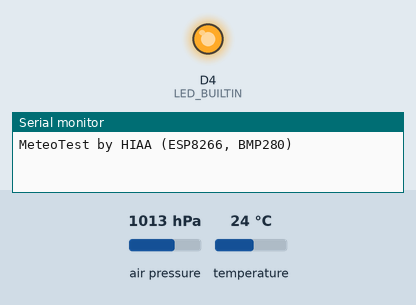
A sketch run on a simulated ESP8266 (NodeMCU). Parts: output pins drawn as LEDs (lit = HIGH, except the on-board LED, lit = LOW), the last lines printed to the serial monitor. Inputs (shaded band) come from the test bench; at power-on: air pressure 1013 hPa, temperature 24 °C. WiFi joins after 1.5 s; servers stay silent unless stated.

Above: at 0.1 s.
At 20.8 s:
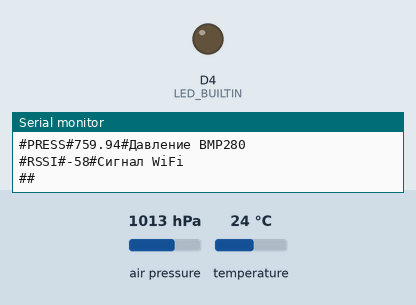
Timing chart, 0 to 22.3 s (numbered marks = the images above):
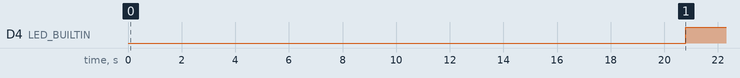

The sketch:

bmp280_MyMeteo.ino
```cpp
#include <Wire.h>
#include <Adafruit_BMP280.h>
#include <WiFiManager.h>

#define BMP280_I2C_ADDRESS  0x76

Adafruit_BMP280 bmp; // I2C


#define postingInterval  5*60*1000 // интервал между отправками данных в миллисекундах (5 минут)
unsigned long lastConnectionTime = 0;           // время последней передачи данных
String HostName; //имя железки - выглядит как ESPAABBCCDDEEFF т.е. ESP+mac адрес.
String MACDevice;


void wifimanstart() { // Волшебная процедура начального подключения к Wifi.
  // Если не знает к чему подцепить - создает точку доступа ESP8266 и настроечную таблицу http://192.168.4.1
  // Подробнее: https://github.com/tzapu/WiFiManager
  WiFiManager wifiManager;
  wifiManager.setDebugOutput(true);
  wifiManager.setMinimumSignalQuality();
  if (!wifiManager.autoConnect("ESP8266")) {
    Serial.println("failed to connect and hit timeout");
    delay(3000);
    //reset and try again, or maybe put it to deep sleep
    ESP.reset();
    delay(5000);
  }
  Serial.println("connected...");
}

float getTemp(int cMeasure) {
  float avgTemp = 0;
  float t = 0;
  for (int i = 1; i <= cMeasure; i++) {
    t = bmp.readTemperature();
    Serial.println(t);
    avgTemp += t;
    delay(500);
  }
  return avgTemp / cMeasure;
}

float getPress(int cMeasure) {
  float avgPress = 0;
  int cSuccess = 0;
  float t = 0;
  for (int i = 1; i <= cMeasure; i++) {
    t = bmp.readPressure();
    Serial.println(t / 133.3);
    if ((t / 133.3) >= 630 && (t / 133.3) <= 820) {
      avgPress += t;
      cSuccess++;
    }
    delay(500);
  }
  if (cSuccess >= 1) {
    return avgPress / cSuccess;
  } else {
    return 0;
  }
}

void setup() {
  Serial.begin(9600);
  Serial.println(F("MeteoTest by HIAA (ESP8266, BMP280)"));
  pinMode(LED_BUILTIN, OUTPUT);
  Wire.begin(D2, D1);

  while (bmp.begin(BMP280_I2C_ADDRESS) == 0)
  {
    delay(1000);
    Serial.print(".");
  }

  bmp.setSampling(Adafruit_BMP280::MODE_NORMAL,     /* Operating Mode. */
                  Adafruit_BMP280::SAMPLING_X16,     /* Temp. oversampling */
                  Adafruit_BMP280::SAMPLING_X16,    /* Pressure oversampling */
                  Adafruit_BMP280::FILTER_X16,      /* Filtering. */
                  Adafruit_BMP280::STANDBY_MS_500); /* Standby time. */


  HostName = "ESP" + WiFi.macAddress();
  HostName.replace(":", "");
  WiFi.hostname(HostName);
  MACDevice = WiFi.macAddress();
  wifimanstart();
  Serial.println(WiFi.localIP()); Serial.println(MACDevice); Serial.print("Narodmon ID: "); Serial.println(HostName);
  lastConnectionTime = millis() - postingInterval + 15000; //первая передача на народный мониторинг через 15 сек.
  delay(5000);
}


bool SendToNarodmon() { // Собственно формирование пакета и отправка.
  WiFiClient client;

  String buf;
  digitalWrite(LED_BUILTIN, LOW);

  buf = "#" + MACDevice + "\n"; // заголовок
  buf = buf + "#TEMPC#" + String(getTemp(3)) + "#Температура BMP280\n"; //показания температуры
  long pre = getPress(5);
  if (pre > 0) {
    buf = buf + "#PRESS#" + String( pre / 133.3) + "#Давление BMP280\n"; //показания давления
  }
  buf = buf + "#RSSI#" + String(WiFi.RSSI()) + "#Сигнал WiFi\n"; //показания сигнала WiFi
  buf = buf + "##\n"; //окончание передачи

  if (!client.connect("narodmon.ru", 8283)) { // попытка подключения
    Serial.println("connection failed");
    return false; // не удалось;
  } else
  {
    client.print(buf); // и отправляем данные
    Serial.print(buf);
    while (client.available()) {
      String line = client.readStringUntil('\r'); // если что-то в ответ будет - все в Serial
      Serial.print(line);
    }
  }
  digitalWrite(LED_BUILTIN, HIGH);

  return true; //ушло
}


void loop() {


  if (millis() - lastConnectionTime > postingInterval) { // ждем 5 минут и отправляем
    if (WiFi.status() == WL_CONNECTED) { // ну конечно если подключены
      if (SendToNarodmon()) {
        lastConnectionTime = millis();
      } else {
        lastConnectionTime = millis() - postingInterval + 15000;  //следующая попытка через 15 сек
      }
    } else {
      lastConnectionTime = millis() - postingInterval + 15000;  //следующая попытка через 15 сек
      Serial.println("Not connected to WiFi");
    }
  }  yield(); // что за команда - фиг знает, но ESP работает с ней стабильно и не глючит.
}
```

Measured:
- by itself, D4 (LED_BUILTIN): LOW → HIGH at 20.8 s
